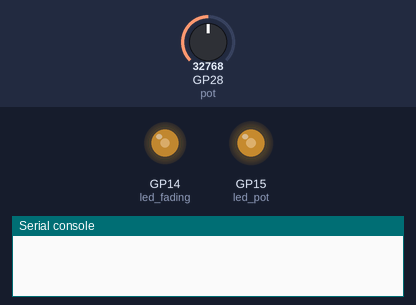
Simulated run of this program. Board: Raspberry Pi Pico running MicroPython. On the bench: output pins drawn as LEDs (lit = HIGH), the last lines printed to the serial console. The inputs (shaded band) are chosen by the test bench; at power-on: GP28 (pot) = 32768 (analog values on the 0–65535 scale).

Above: at 4.2 s.
4.3 s: GP28 (pot) set to 45874
At 4.66 s:
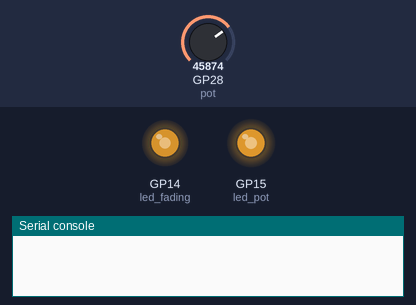
7.3 s: GP28 (pot) set to 57670
At 9.0 s:
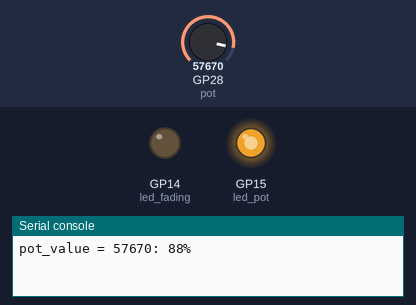
10.3 s: GP28 (pot) set to 32767
At 11.17 s:
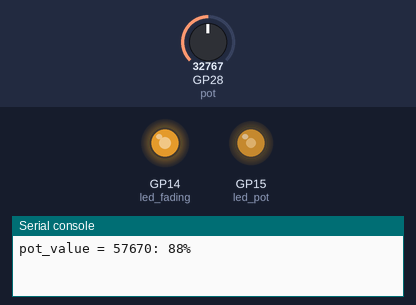
13.3 s: GP28 (pot) set to 7864
At 15.0 s:
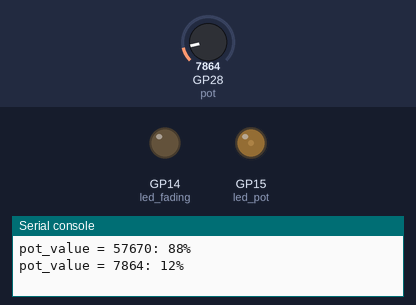
16.3 s: GP28 (pot) set to 0
At 16.47 s:
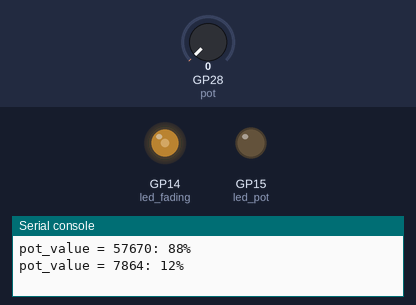
Timing chart, 0 to 23.3 s (numbered marks = the images above; inputs shaded):
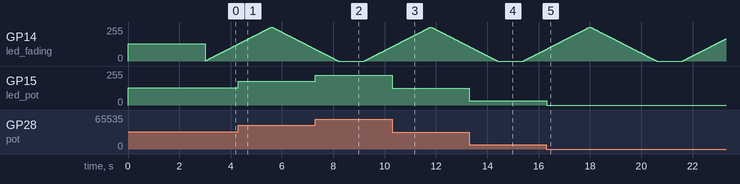

The program:

Potentiometer_BreathingLED-2025.10.13.py
```python
# BreathingLED.py - Vary the brightness levels of two LEDs in the
#   same PWM slice but change the brightness of one of the LEDs
#   with a potentiometer
# ---------------------------------------------------------------

from machine import Pin, PWM, ADC
from time import sleep

# Set up PWM on Slice 7 (GPIO14 and GPIO15, LED brightness at
#   half max (duty cycle = 50%) for both
led_fading = PWM(Pin(14), freq=1000, duty_u16=32768)
led_pot = PWM(Pin(15), freq=1000, duty_u16=32768)
sleep(3)

# Vary the brightness level of the first LED but change
#   the brightness of the second LED with the potentiometer
try:
    pot = ADC(Pin(28))  # potentiometer
    fade_step = 255
    while True:
        # Breathe in: Increase the duty cycle of the first LED
        #   to 100%
        for duty_cycle in range(0, 65535+1, fade_step):
            led_fading.duty_u16(duty_cycle)
            pot_value = pot.read_u16()

            # Set duty cycle on 2nd LED
            led_pot.duty_u16(pot_value)
            sleep(0.01)

        # Breathe out: Decrease the duty cycle of the first LED
        for duty_cycle in range(65535, -1, -fade_step):
            led_fading.duty_u16(duty_cycle)
            pot_value = pot.read_u16()

            # Set duty cycle on 2nd LED
            led_pot.duty_u16(pot_value)
            sleep(0.01)

        print(f'pot_value = {pot_value}: '
              f'{round((pot_value/65535)*100)}%')
        sleep(1)  # delay between "breaths"

except KeyboardInterrupt:
    print("\nProgram interrupted by user.")

# Turn off PWM on Slice 7
finally:
    print("Exiting...")

    led_fading.duty_u16(0)
    led_pot.duty_u16(0)
    sleep(1)  # allow PWM hardware to settle

    led_fading.deinit()
    led_pot.deinit()
```

Measured:
- after the input at 4.3 s, GP15 (led_pot): 128/255 → 178/255 at once
- after the input at 7.3 s, GP15 (led_pot): 178/255 → 224/255 at once
- after the input at 10.3 s, GP15 (led_pot): 224/255 → 127/255 at once
- after the input at 13.3 s, GP15 (led_pot): 127/255 → 31/255 at once
- after the input at 16.3 s, GP15 (led_pot): 31/255 → 0/255 at once
